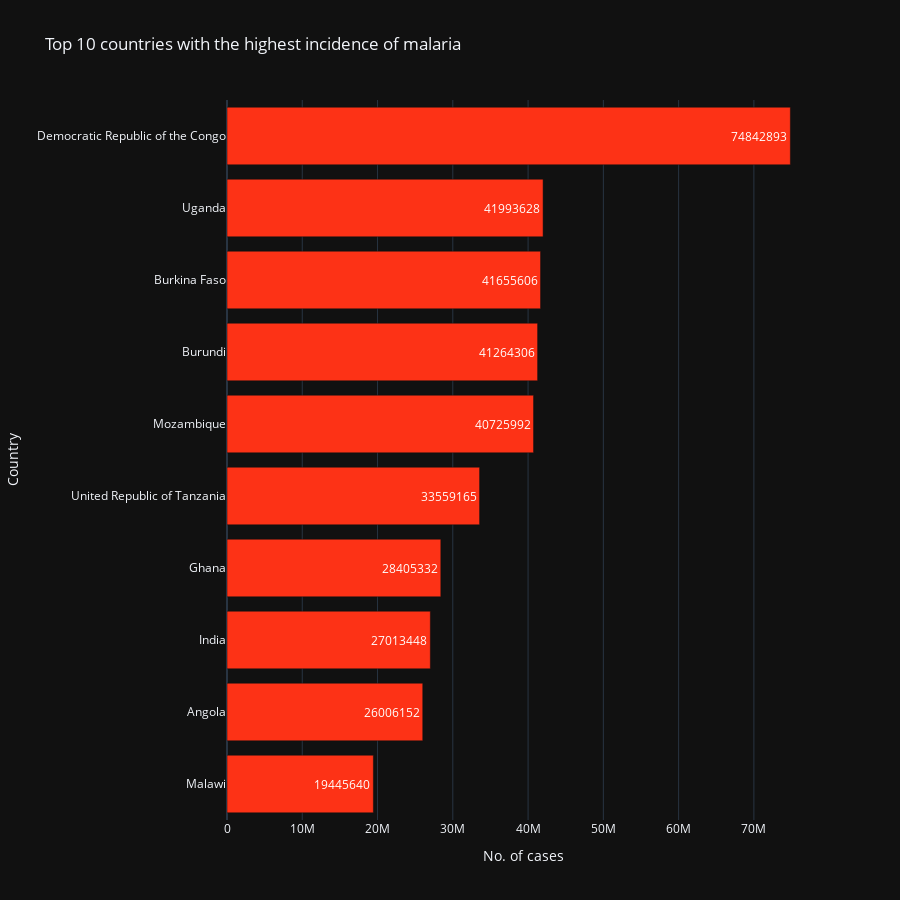

Source (notebook cell):
### Markdown cell above
here we can see that Democratc Republic of the congo has highest incidence of malaria with number of cases as 74842893, next uganda then burkina faso similarly the death cases is also high for Democratc Republic of the congo. while comparing death cases and no. of cases, no.of cases is exponentially higher than death cases

### Code cell
pio.templates.default ='plotly_dark'
fig = px.bar(df_cases.sort_values("No. of cases",ascending=False)[:10][::-1],x="No. of cases",y ="Country",text="No. of cases",
             title="Top 10 countries with the highest incidence of malaria",
             color_discrete_sequence= px.colors.qualitative.Light24,height=900,orientation="h")#
fig.show()

### Figure 1 — Plotly figure (JSON) as saved in the notebook; plotly's stock layout.template omitted (floating-point values rounded to 4 significant figures)
{"data": [{"alignmentgroup": "True", "hovertemplate": "No. of cases=%{text}<br>Country=%{y}<extra></extra>", "legendgroup": "", "marker": {"color": "#FD3216"}, "name": "", "offsetgroup": "", "orientation": "h", "showlegend": false, "text": [19445640, 26006152, 27013448, 28405332, 33559165, 40725992, 41264306, 41655606, 41993628, 74842893], "textposition": "auto", "type": "bar", "x": [19445640, 26006152, 27013448, 28405332, 33559165, 40725992, 41264306, 41655606, 41993628, 74842893], "xaxis": "x", "y": ["Malawi", "Angola", "India", "Ghana", "United Republic of Tanzania", "Mozambique", "Burundi", "Burkina Faso", "Uganda", "Democratic Republic of the Congo"], "yaxis": "y"}], "layout": {"barmode": "relative", "height": 900, "legend": {"tracegroupgap": 0}, "title": {"text": "Top 10 countries with the highest incidence of malaria"}, "xaxis": {"anchor": "y", "domain": [0, 1], "title": {"text": "No. of cases"}}, "yaxis": {"anchor": "x", "domain": [0, 1], "title": {"text": "Country"}}}}
